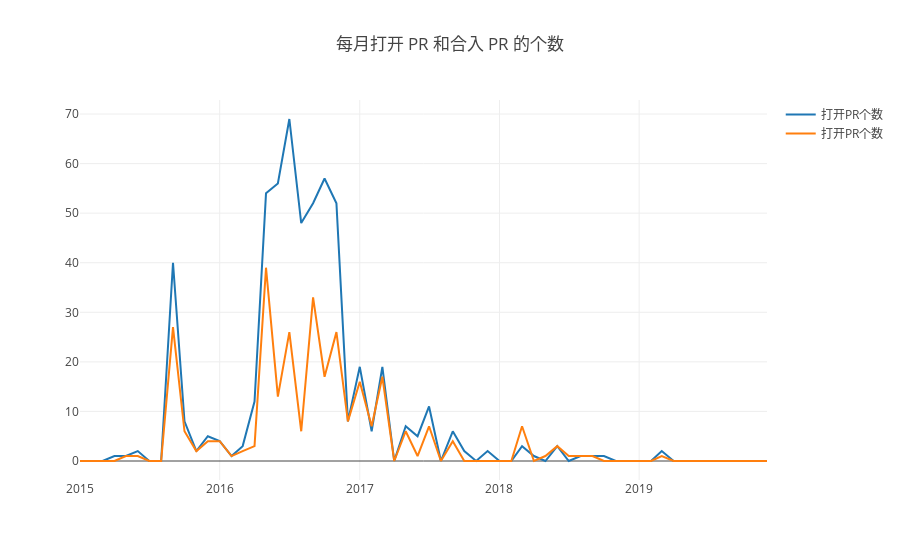

This figure's notebook cell:
### Markdown cell above
### 3. 每月打开 PR 和合入 PR 的个数（注意，关闭 PR 不等于合入）

### Code cell
Promise.all(yms.map(ym => {
    var q = `
            SELECT count(CASE WHEN repo_id='32665718' AND type='PullRequestEvent' AND action='opened' AND toMonth(created_at)=${ym['m']} THEN 1 ELSE NULL END) AS open,
            count(CASE WHEN repo_id='32665718' AND type='PullRequestEvent' AND pull_merged=1 AND toMonth(created_at)=${ym['m']} THEN 1 ELSE NULL END) AS merge
            FROM github_log.year${ym['y']}
            `
    return query(q);
})).then(data => {
    var openCount = [], tableDict = [], mergeCount = [];
    data.forEach((d, i) => {
        openCount.push(d[0].open);
        mergeCount.push(d[0].merge);
        tableDict.push({'ym': yms_axis[i], 'open': openCount[openCount.length-1], 'merge': mergeCount[mergeCount.length-1]});
    });
    openDigger.render.plotly([
        {x: yms_axis, y: openCount, mode: 'scatter', name: '打开PR个数'},
        {x: yms_axis, y: mergeCount, mode: 'scatter', name: '打开PR个数'},
    ], {
        title: '每月打开 PR 和合入 PR 的个数',
    });
    console.table(tableDict.map((d) => {
        return {
            '日期': d.ym,
            '打开PR个数': d.open,
            '打开PR个数': d.merge,
        };
    }));
})

### Figure 1 — Plotly figure (JSON) as saved in the notebook; plotly's stock layout.template omitted (floating-point values rounded to 4 significant figures)
{"data": [{"mode": "scatter", "name": "打开PR个数", "x": ["2015-1", "2015-2", "2015-3", "2015-4", "2015-5", "2015-6", "2015-7", "2015-8", "2015-9", "2015-10", "2015-11", "2015-12", "2016-1", "2016-2", "2016-3", "2016-4", "2016-5", "2016-6", "2016-7", "2016-8", "2016-9", "2016-10", "2016-11", "2016-12", "2017-1", "2017-2", "2017-3", "2017-4", "2017-5", "2017-6", "2017-7", "2017-8", "2017-9", "2017-10", "2017-11", "2017-12", "2018-1", "2018-2", "2018-3", "2018-4", "2018-5", "2018-6", "2018-7", "2018-8", "2018-9", "2018-10", "2018-11", "2018-12", "2019-1", "2019-2", "2019-3", "2019-4", "2019-5", "2019-6", "2019-7", "2019-8", "2019-9", "2019-10", "2019-11", "2019-12"], "y": ["0", "0", "0", "1", "1", "2", "0", "0", "40", "8", "2", "5", "4", "1", "3", "12", "54", "56", "69", "48", "52", "57", "52", "8", "19", "6", "19", "0", "7", "5", "11", "0", "6", "2", "0", "2", "0", "0", "3", "1", "0", "3", "0", "1", "1", "1", "0", "0", "0", "0", "2", "0", "0", "0", "0", "0", "0", "0", "0", "0"]}, {"mode": "scatter", "name": "打开PR个数", "x": ["2015-1", "2015-2", "2015-3", "2015-4", "2015-5", "2015-6", "2015-7", "2015-8", "2015-9", "2015-10", "2015-11", "2015-12", "2016-1", "2016-2", "2016-3", "2016-4", "2016-5", "2016-6", "2016-7", "2016-8", "2016-9", "2016-10", "2016-11", "2016-12", "2017-1", "2017-2", "2017-3", "2017-4", "2017-5", "2017-6", "2017-7", "2017-8", "2017-9", "2017-10", "2017-11", "2017-12", "2018-1", "2018-2", "2018-3", "2018-4", "2018-5", "2018-6", "2018-7", "2018-8", "2018-9", "2018-10", "2018-11", "2018-12", "2019-1", "2019-2", "2019-3", "2019-4", "2019-5", "2019-6", "2019-7", "2019-8", "2019-9", "2019-10", "2019-11", "2019-12"], "y": ["0", "0", "0", "0", "1", "1", "0", "0", "27", "6", "2", "4", "4", "1", "2", "3", "39", "13", "26", "6", "33", "17", "26", "8", "16", "7", "17", "0", "6", "1", "7", "0", "4", "0", "0", "0", "0", "0", "7", "0", "1", "3", "1", "1", "1", "0", "0", "0", "0", "0", "1", "0", "0", "0", "0", "0", "0", "0", "0", "0"]}], "layout": {"autosize": true, "title": {"text": "每月打开 PR 和合入 PR 的个数"}, "xaxis": {"autorange": true, "range": ["2015-01-01", "2019-12-01"], "type": "date"}, "yaxis": {"autorange": true, "range": [-3.833, 72.83], "type": "linear"}}}
